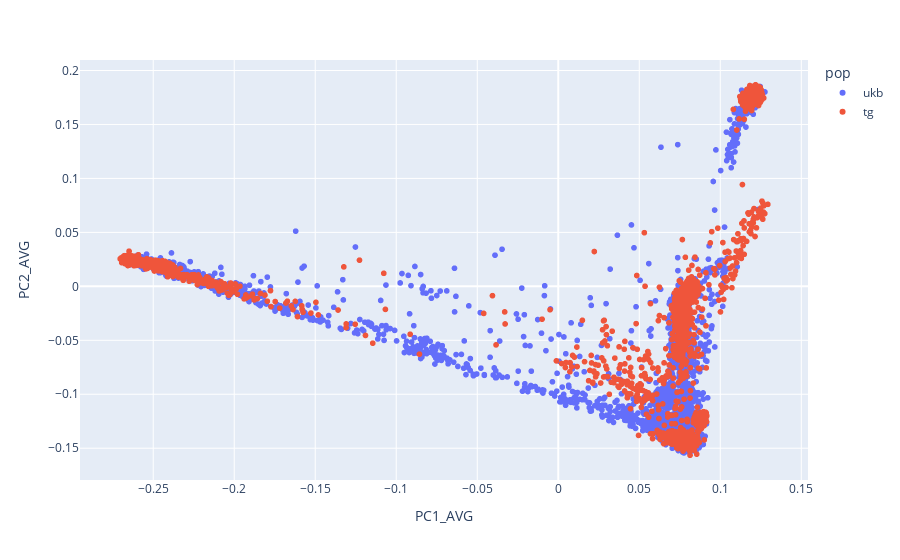

The cell this chart's notebook holds for it:
### Code cell
df_tg = pd.read_table('/trinity/home/s.mishra/tg_pca/tg_pca.sscore')
df_tg = df_tg.drop(['ALLELE_CT', 'NAMED_ALLELE_DOSAGE_SUM'], axis=1)
df_tg['pop'] = 'tg'
df_ukb = pd.read_table(UKB_TG_PROJECTIONS_PATH)
df_ukb = df_ukb.drop(['#FID', 'ALLELE_CT', 'NAMED_ALLELE_DOSAGE_SUM'], axis=1)[::10]
df_ukb['pop'] = 'ukb'
df_ukb.columns = df_tg.columns
df = pd.concat([df_ukb, df_tg])
px.scatter(df, x='PC1_AVG', y='PC2_AVG', color='pop').write_html('tg_ukb_pca.html')
px.scatter(df, x='PC1_AVG', y='PC2_AVG', color='pop')

### Figure 1 — Plotly figure (JSON) as saved in the notebook; plotly's stock layout.template omitted (floating-point values rounded to 4 significant figures; data arrays with more than 128 entries replaced by an {"elided": "..."} marker saying what was removed)
{"data": [{"hovertemplate": "pop=ukb<br>PC1_AVG=%{x}<br>PC2_AVG=%{y}<extra></extra>", "legendgroup": "ukb", "marker": {"color": "#636efa", "symbol": "circle"}, "mode": "markers", "name": "ukb", "showlegend": true, "type": "scattergl", "x": {"elided": "48838 float values"}, "xaxis": "x", "y": {"elided": "48838 float values"}, "yaxis": "y"}, {"hovertemplate": "pop=tg<br>PC1_AVG=%{x}<br>PC2_AVG=%{y}<extra></extra>", "legendgroup": "tg", "marker": {"color": "#EF553B", "symbol": "circle"}, "mode": "markers", "name": "tg", "showlegend": true, "type": "scattergl", "x": {"elided": "2624 float values"}, "xaxis": "x", "y": {"elided": "2624 float values"}, "yaxis": "y"}], "layout": {"legend": {"title": {"text": "pop"}, "tracegroupgap": 0}, "margin": {"t": 60}, "xaxis": {"anchor": "y", "domain": [0, 1], "title": {"text": "PC1_AVG"}}, "yaxis": {"anchor": "x", "domain": [0, 1], "title": {"text": "PC2_AVG"}}}}
